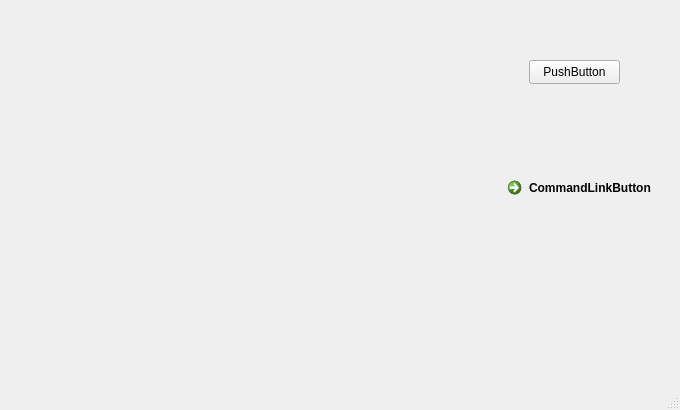
<?xml version="1.0" encoding="UTF-8"?>
<ui version="4.0">
 <class>MainWindow</class>
 <widget class="QMainWindow" name="MainWindow">
  <property name="geometry">
   <rect>
    <x>0</x>
    <y>0</y>
    <width>680</width>
    <height>410</height>
   </rect>
  </property>
  <property name="windowTitle">
   <string>MainWindow</string>
  </property>
  <widget class="QWidget" name="centralwidget">
   <widget class="QWidget" name="verticalLayoutWidget">
    <property name="geometry">
     <rect>
      <x>10</x>
      <y>30</y>
      <width>471</width>
      <height>331</height>
     </rect>
    </property>
    <layout class="QVBoxLayout" name="verticalLayout"/>
   </widget>
   <widget class="QPushButton" name="pushButton">
    <property name="geometry">
     <rect>
      <x>529</x>
      <y>60</y>
      <width>91</width>
      <height>24</height>
     </rect>
    </property>
    <property name="text">
     <string>PushButton</string>
    </property>
    <property name="flat">
     <bool>false</bool>
    </property>
   </widget>
   <widget class="QCommandLinkButton" name="commandLinkButton">
    <property name="geometry">
     <rect>
      <x>500</x>
      <y>170</y>
      <width>168</width>
      <height>41</height>
     </rect>
    </property>
    <property name="text">
     <string>CommandLinkButton</string>
    </property>
   </widget>
  </widget>
  <widget class="QMenuBar" name="menubar">
   <property name="geometry">
    <rect>
     <x>0</x>
     <y>0</y>
     <width>680</width>
     <height>21</height>
    </rect>
   </property>
  </widget>
  <widget class="QStatusBar" name="statusbar"/>
 </widget>
 <resources/>
 <connections/>
</ui>
